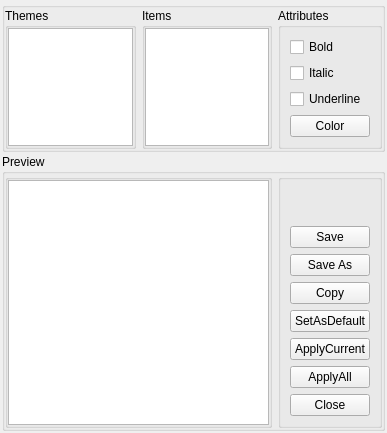
<?xml version="1.0" encoding="UTF-8"?>
<ui version="4.0">
 <class>formThemes</class>
 <widget class="QWidget" name="formThemes">
  <property name="geometry">
   <rect>
    <x>0</x>
    <y>0</y>
    <width>387</width>
    <height>433</height>
   </rect>
  </property>
  <property name="windowTitle">
   <string>Editing Themes Manager</string>
  </property>
  <property name="styleSheet">
   <string notr="true">font: 8pt &quot;Arial&quot;;</string>
  </property>
  <layout class="QVBoxLayout" name="verticalLayout" stretch="0,1">
   <property name="spacing">
    <number>2</number>
   </property>
   <property name="margin">
    <number>2</number>
   </property>
   <item>
    <widget class="QGroupBox" name="groupBox">
     <property name="minimumSize">
      <size>
       <width>0</width>
       <height>0</height>
      </size>
     </property>
     <property name="maximumSize">
      <size>
       <width>16777215</width>
       <height>150</height>
      </size>
     </property>
     <property name="title">
      <string/>
     </property>
     <property name="flat">
      <bool>false</bool>
     </property>
     <layout class="QHBoxLayout" name="horizontalLayout" stretch="1,1,0">
      <property name="margin">
       <number>0</number>
      </property>
      <item>
       <widget class="QGroupBox" name="groupBox_3">
        <property name="title">
         <string>Themes</string>
        </property>
        <layout class="QVBoxLayout" name="verticalLayout_4">
         <property name="margin">
          <number>0</number>
         </property>
         <item>
          <widget class="QListWidget" name="listThemes"/>
         </item>
        </layout>
       </widget>
      </item>
      <item>
       <widget class="QGroupBox" name="groupBox_4">
        <property name="title">
         <string>Items</string>
        </property>
        <layout class="QVBoxLayout" name="verticalLayout_5">
         <property name="margin">
          <number>0</number>
         </property>
         <item>
          <widget class="QListWidget" name="listItems">
           <property name="minimumSize">
            <size>
             <width>0</width>
             <height>0</height>
            </size>
           </property>
           <property name="maximumSize">
            <size>
             <width>16777215</width>
             <height>16777215</height>
            </size>
           </property>
          </widget>
         </item>
        </layout>
       </widget>
      </item>
      <item>
       <widget class="QGroupBox" name="groupBox_5">
        <property name="title">
         <string>Attributes</string>
        </property>
        <layout class="QVBoxLayout" name="verticalLayout_3">
         <item>
          <spacer name="verticalSpacer_2">
           <property name="orientation">
            <enum>Qt::Vertical</enum>
           </property>
           <property name="sizeHint" stdset="0">
            <size>
             <width>20</width>
             <height>40</height>
            </size>
           </property>
          </spacer>
         </item>
         <item>
          <widget class="QCheckBox" name="checkBold">
           <property name="text">
            <string>Bold</string>
           </property>
          </widget>
         </item>
         <item>
          <widget class="QCheckBox" name="checkItalic">
           <property name="text">
            <string>Italic</string>
           </property>
          </widget>
         </item>
         <item>
          <widget class="QCheckBox" name="checkUnderline">
           <property name="text">
            <string>Underline</string>
           </property>
          </widget>
         </item>
         <item>
          <widget class="QPushButton" name="buttonColor">
           <property name="maximumSize">
            <size>
             <width>120</width>
             <height>16777215</height>
            </size>
           </property>
           <property name="text">
            <string>Color</string>
           </property>
          </widget>
         </item>
        </layout>
       </widget>
      </item>
     </layout>
    </widget>
   </item>
   <item>
    <widget class="QGroupBox" name="groupBox_2">
     <property name="title">
      <string>Preview</string>
     </property>
     <property name="flat">
      <bool>false</bool>
     </property>
     <layout class="QHBoxLayout" name="horizontalLayout_2" stretch="1,0">
      <property name="margin">
       <number>0</number>
      </property>
      <item>
       <widget class="QGroupBox" name="groupBox_6">
        <property name="title">
         <string/>
        </property>
        <property name="flat">
         <bool>false</bool>
        </property>
        <layout class="QHBoxLayout" name="horizontalLayout_3">
         <property name="margin">
          <number>0</number>
         </property>
         <item>
          <widget class="HBQPlainTextEdit" name="plainThemeText"/>
         </item>
        </layout>
       </widget>
      </item>
      <item>
       <widget class="QGroupBox" name="groupBox_7">
        <property name="title">
         <string/>
        </property>
        <layout class="QVBoxLayout" name="verticalLayout_2">
         <item>
          <spacer name="verticalSpacer">
           <property name="orientation">
            <enum>Qt::Vertical</enum>
           </property>
           <property name="sizeHint" stdset="0">
            <size>
             <width>20</width>
             <height>40</height>
            </size>
           </property>
          </spacer>
         </item>
         <item>
          <widget class="QPushButton" name="buttonSave">
           <property name="text">
            <string>Save</string>
           </property>
          </widget>
         </item>
         <item>
          <widget class="QPushButton" name="buttonSaveAs">
           <property name="text">
            <string>Save As</string>
           </property>
          </widget>
         </item>
         <item>
          <widget class="QPushButton" name="buttonCopy">
           <property name="text">
            <string>Copy</string>
           </property>
          </widget>
         </item>
         <item>
          <widget class="QPushButton" name="buttonDefault">
           <property name="text">
            <string>SetAsDefault</string>
           </property>
          </widget>
         </item>
         <item>
          <widget class="QPushButton" name="buttonApply">
           <property name="text">
            <string>ApplyCurrent</string>
           </property>
          </widget>
         </item>
         <item>
          <widget class="QPushButton" name="buttonApplyAll">
           <property name="text">
            <string>ApplyAll</string>
           </property>
          </widget>
         </item>
         <item>
          <widget class="QPushButton" name="buttonClose">
           <property name="text">
            <string>Close</string>
           </property>
          </widget>
         </item>
        </layout>
       </widget>
      </item>
     </layout>
    </widget>
   </item>
  </layout>
 </widget>
 <customwidgets>
  <customwidget>
   <class>HBQPlainTextEdit</class>
   <extends>QPlainTextEdit</extends>
   <header>hbqplaintextedit.h</header>
  </customwidget>
 </customwidgets>
 <resources/>
 <connections/>
</ui>
